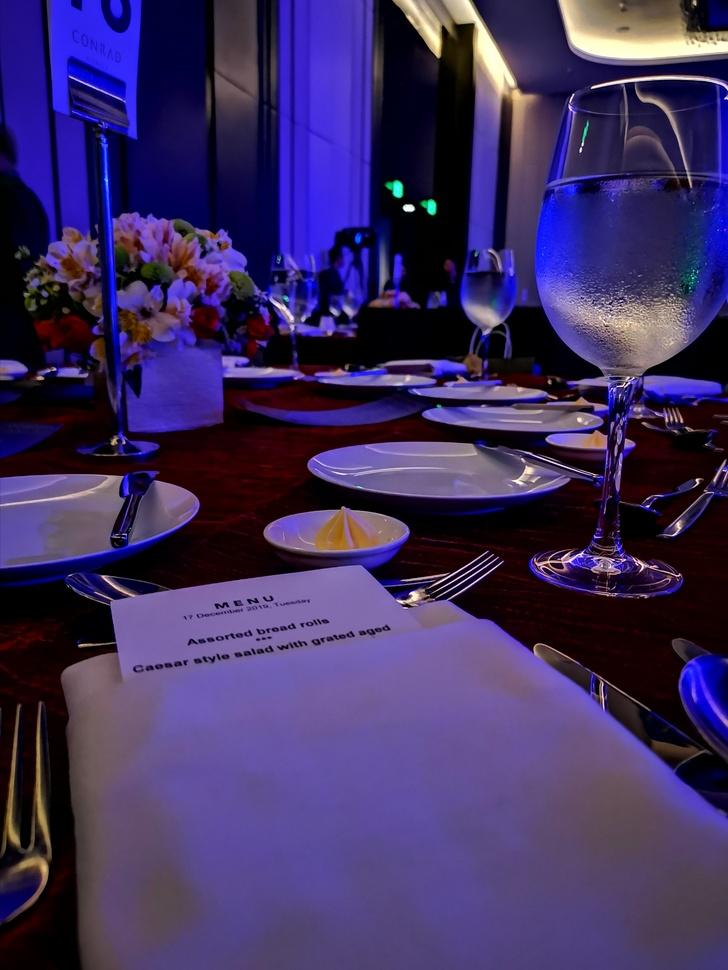
#> input picture Imagens/Jantar.jpg, 728 x 970 px, shrunk from 2736 x 3647 before the run, found by its file name
$ python 'Aplicação Histograma - Correção de Branco - Quarta Correção - Versão 1.0.0.py'
#> lines starting #> are read from the running program, lines starting #| are printed output that depends on the picture
#> further down, imgBase is the input picture: shape (970, 728, 3); mean B, G, R 96.5, 47.2, 62.4
#
########################################################################
# Importação das Bibliotecas Necessárias
########################################################################
#
import numpy as np
import matplotlib.pyplot as plt
import cv2 as cv
import os
from pathlib import Path
from skimage import img_as_ubyte

#
########################################################################
# Funções de Apoio
########################################################################
#
def LimpaTerminal ():
    if os.name == "nt":
       _ = os.system( "cls" )
    else:
      _ = os.system( "clear ")
    return ()

def percentile_whitebalance(image, percentile_value):
#> called with percentile_value = 97.5
    Grafico = plt.figure()

    Grafico.add_subplot(2,2,1)
    for channel, color in enumerate('rgb'):
        channel_values = image[:,:,channel]
        value = np.percentile(channel_values, percentile_value)
        plt.step(np.arange(256), np.bincount(channel_values.flatten(), minlength=256)*1.0 / channel_values.size, c=color)
        plt.xlim(0, 255)
        plt.axvline(value, ls='--', c=color)
        plt.text(value-70, .01+.012*channel, "{} Valor Max = {}".format(color, value), weight='bold', fontsize=10)
#> this loop made 3 passes
#> value on passes 1 to 3: 161, 139, 224
#> pass 1, in percentile_whitebalance, `channel_values = image[:,:,channel]`:
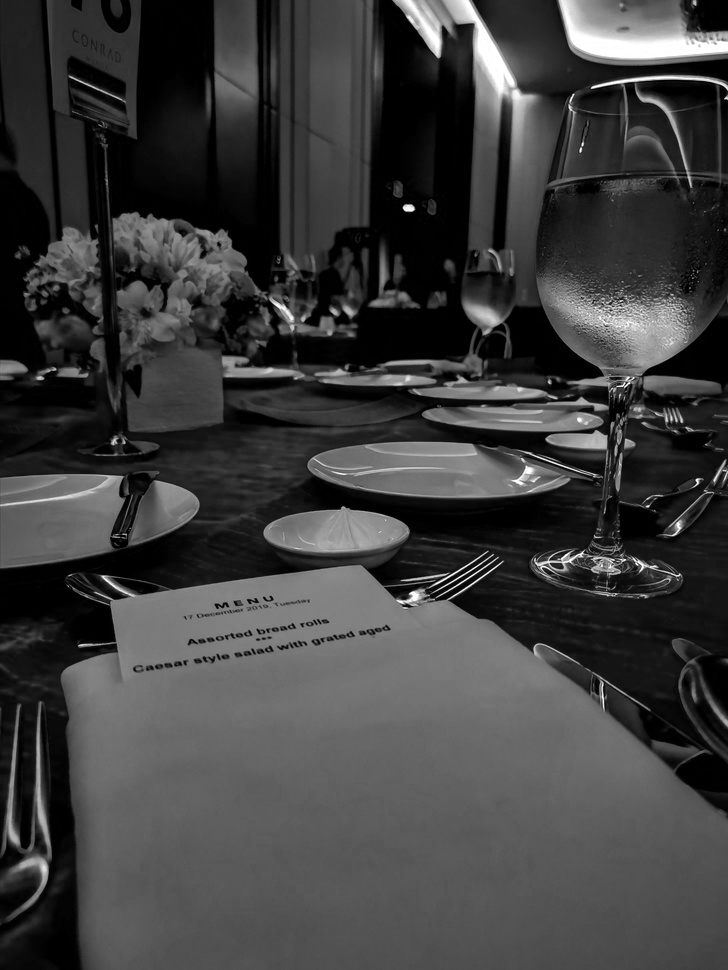
#> channel_values: shape (970, 728); min 0, max 255, mean 62.4
#> pass 2, in percentile_whitebalance, `channel_values = image[:,:,channel]`:
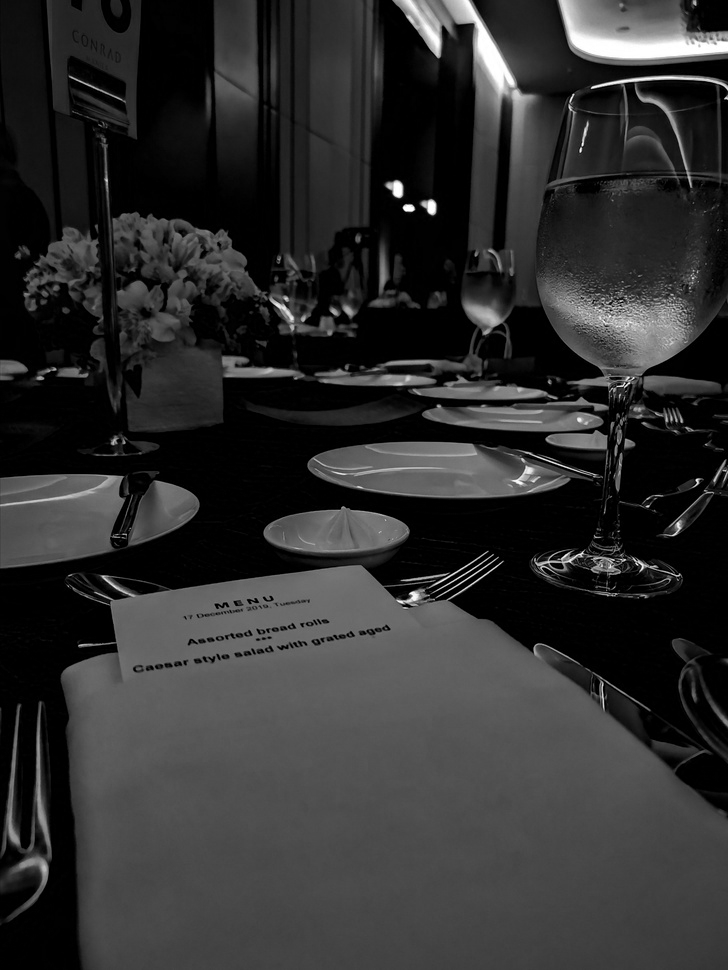
#> channel_values: shape (970, 728); min 0, max 255, mean 47.2
#> pass 3, in percentile_whitebalance, `channel_values = image[:,:,channel]`:
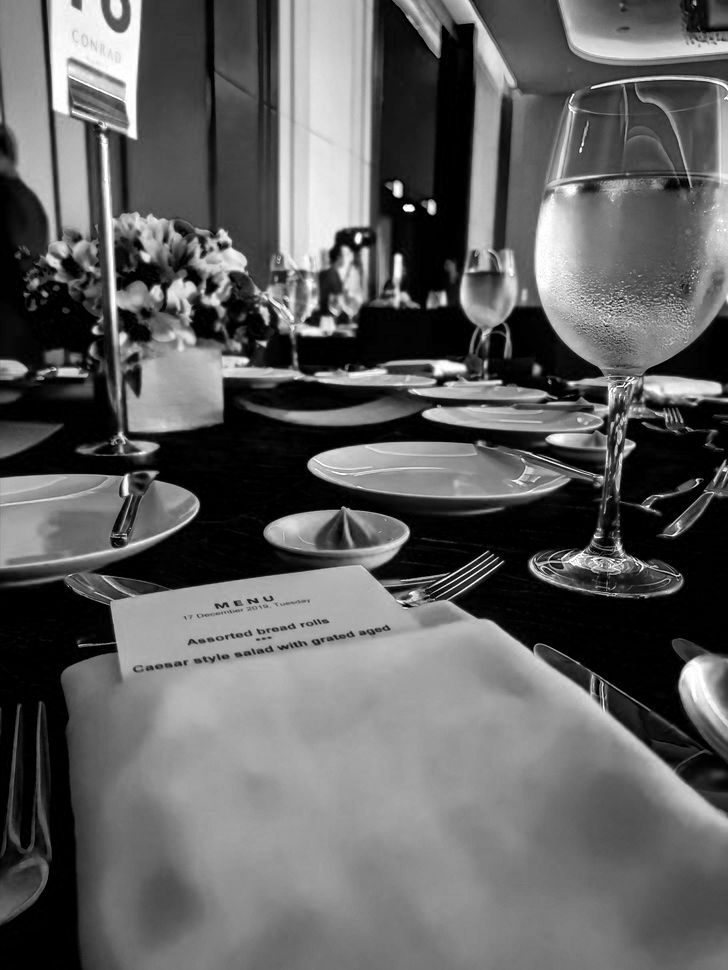
#> channel_values: shape (970, 728); min 0, max 255, mean 96.5

    Grafico.add_subplot(2,2,2)
    plt.xlabel('Pixel')
    plt.ylabel('Fração de Pixel');
    plt.title('Histograma de Cores (Canal RGB)')


    whitebalanced = img_as_ubyte((image*1.0 / np.percentile(image, percentile_value, axis=(0, 1))).clip(0, 1))
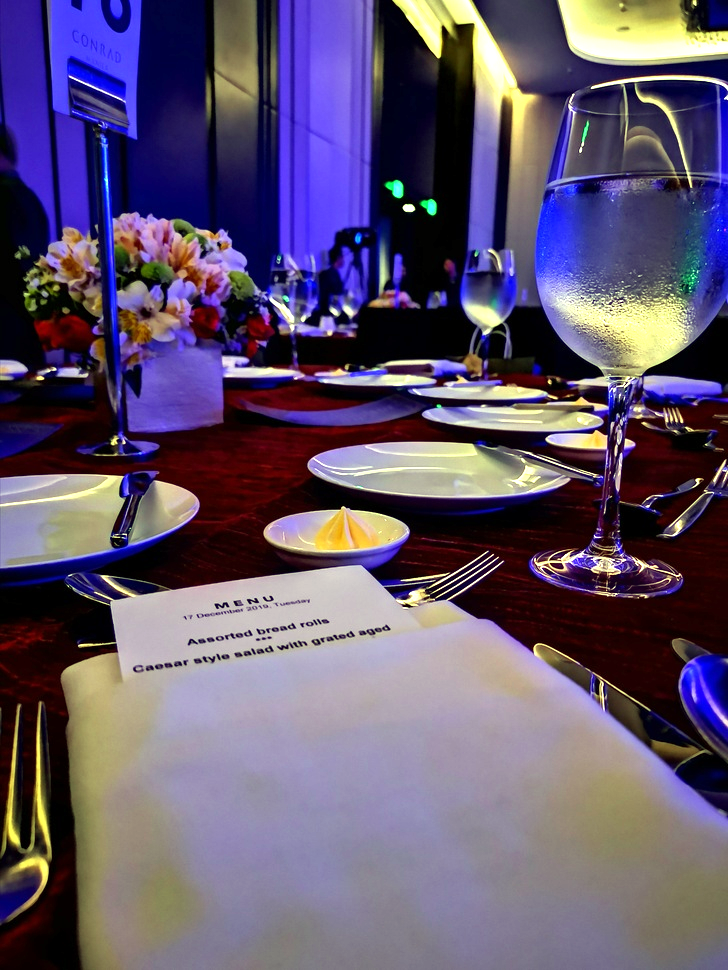
#> whitebalanced: shape (970, 728, 3); mean R, G, B 97.1, 84.5, 109.4
    plt.imshow(whitebalanced)
    plt.title('Imagem Balanceada pelo Branco')

    plt.tight_layout()
    plt.show ()
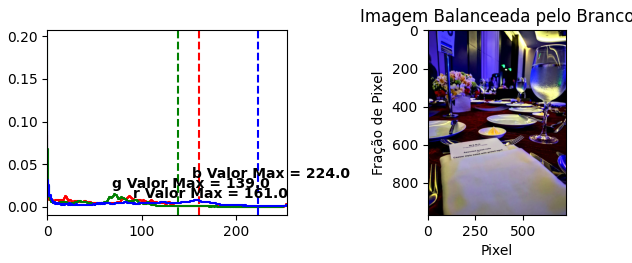
#> figure drawn by matplotlib, 2 panels; panel 1: curve peaks at x = 0, y = 0.0826; panel 1: curve peaks at x = 0, y = 0.197
    return ()

#
########################################################################
# Definições Gerais
########################################################################
#
NomeImagem = "Jantar.jpg"
dirRaiz = Path.home()
dirBase = "/home/asoares/Insync/alexandre.asoares@gmail.com/OneDrive/Atividades/LocalCV"
dirImagem = "Imagens"
dirCaminhoImagem = str(Path(dirRaiz, dirBase, dirImagem, NomeImagem))

#
########################################################################
# Lendo a Imagem
########################################################################
#
imgBase = cv.imread ( dirCaminhoImagem, cv.IMREAD_COLOR)

#
########################################################################
# Checando se a Imagem Foi Lida com Sucesso
########################################################################
#
if imgBase is None:
   LimpaTerminal ()
   print( "Não Foi Localizada a Imagem : ", NomeImagem)
   exit ()

#
########################################################################
# Convertendo para Matplotlib
########################################################################
#
imgJantar = cv.cvtColor ( imgBase, cv.COLOR_BGR2RGB )

#
########################################################################
# Acertando o Branco pelo Percentil
########################################################################
#
percentile_whitebalance(imgJantar, 97.5)

########################################################################
# FIM DO PROGRAMA
########################################################################

$ run again, with Imagens/Amigos.jpg copied over Imagens/Jantar.jpg
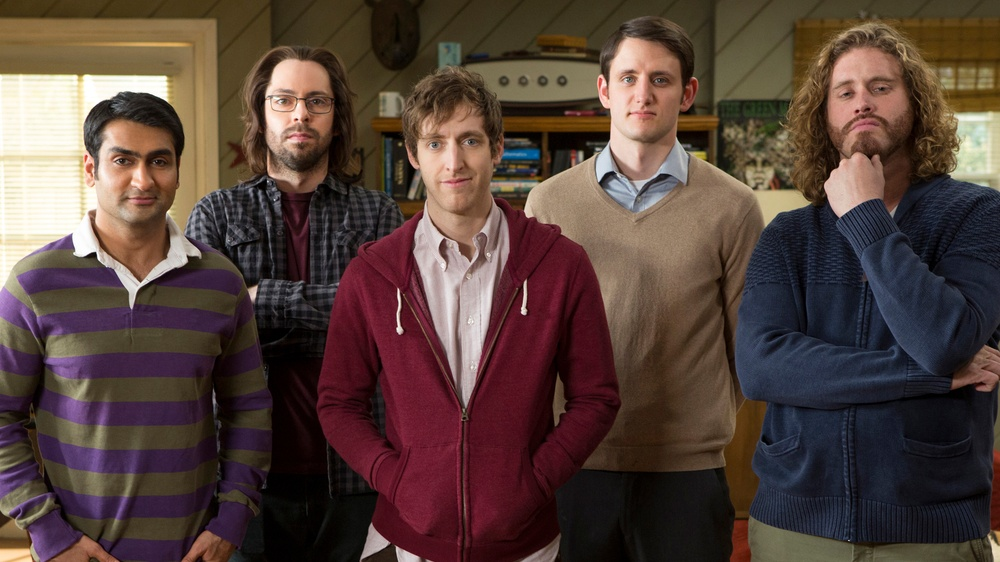
#> input picture Imagens/Amigos.jpg, 1000 x 562 px, shrunk from 1920 x 1080 before the run, found by its file name
#> imgBase is the input picture: shape (562, 1000, 3); mean B, G, R 58.9, 65.5, 85.1
#> the loop in percentile_whitebalance, `for channel, color in enumerate('rgb'):` made 3 passes
#> value on passes 1 to 3: 249, 240, 219
#> pass 1, in percentile_whitebalance, `channel_values = image[:,:,channel]`:
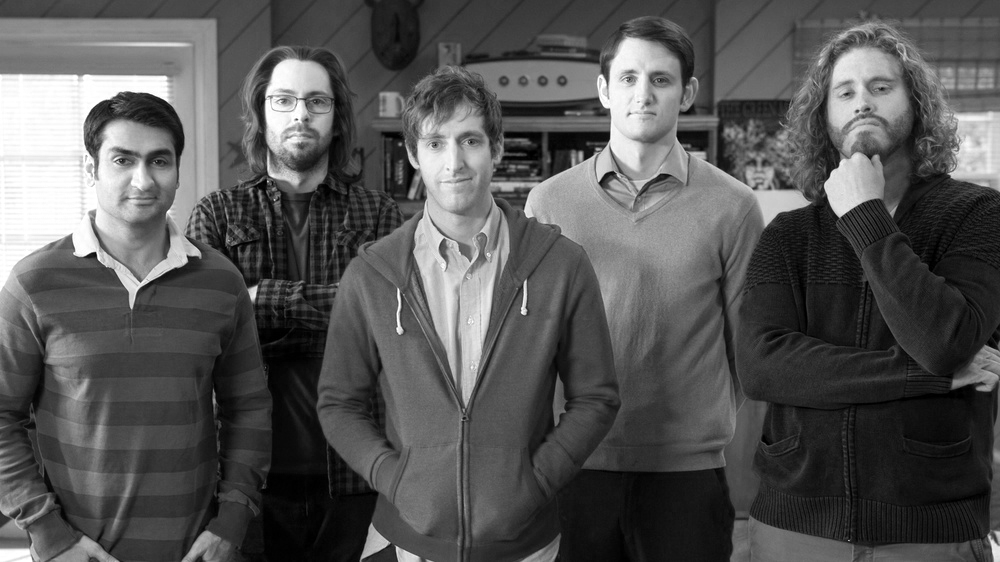
#> channel_values: shape (562, 1000); min 0, max 255, mean 85.1
#> in percentile_whitebalance, `plt.show ()`:
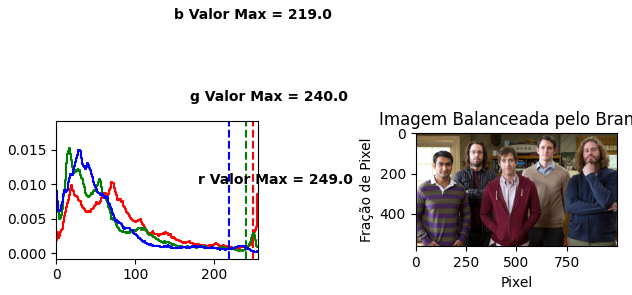
#> figure drawn by matplotlib, 2 panels; panel 1: curve peaks at x = 71, y = 0.0102; panel 1: curve peaks at x = 17, y = 0.0152
